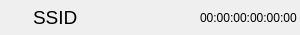
<?xml version="1.0" encoding="UTF-8"?>
<ui version="4.0">
 <class>WifiItem</class>
 <widget class="QWidget" name="WifiItem">
  <property name="geometry">
   <rect>
    <x>0</x>
    <y>0</y>
    <width>300</width>
    <height>35</height>
   </rect>
  </property>
  <property name="minimumSize">
   <size>
    <width>300</width>
    <height>35</height>
   </size>
  </property>
  <property name="maximumSize">
   <size>
    <width>300</width>
    <height>35</height>
   </size>
  </property>
  <property name="windowTitle">
   <string>Form</string>
  </property>
  <property name="styleSheet">
   <string notr="true"/>
  </property>
  <layout class="QHBoxLayout" name="horizontalLayout">
   <property name="spacing">
    <number>0</number>
   </property>
   <property name="leftMargin">
    <number>3</number>
   </property>
   <property name="topMargin">
    <number>0</number>
   </property>
   <property name="rightMargin">
    <number>3</number>
   </property>
   <property name="bottomMargin">
    <number>0</number>
   </property>
   <item>
    <widget class="QFrame" name="ui_signalStrengthFrame">
     <property name="minimumSize">
      <size>
       <width>30</width>
       <height>30</height>
      </size>
     </property>
     <property name="maximumSize">
      <size>
       <width>30</width>
       <height>30</height>
      </size>
     </property>
     <property name="styleSheet">
      <string notr="true">QFrame{border:0px;
background-image:url(:/actions/botguy_wifi3.png);
}</string>
     </property>
     <property name="frameShape">
      <enum>QFrame::NoFrame</enum>
     </property>
     <property name="frameShadow">
      <enum>QFrame::Raised</enum>
     </property>
    </widget>
   </item>
   <item>
    <widget class="QLabel" name="ui_ssidLabel">
     <property name="minimumSize">
      <size>
       <width>125</width>
       <height>0</height>
      </size>
     </property>
     <property name="maximumSize">
      <size>
       <width>200</width>
       <height>16777215</height>
      </size>
     </property>
     <property name="font">
      <font>
       <pointsize>14</pointsize>
      </font>
     </property>
     <property name="frameShape">
      <enum>QFrame::NoFrame</enum>
     </property>
     <property name="text">
      <string>SSID</string>
     </property>
    </widget>
   </item>
   <item>
    <spacer name="horizontalSpacer">
     <property name="orientation">
      <enum>Qt::Horizontal</enum>
     </property>
     <property name="sizeHint" stdset="0">
      <size>
       <width>40</width>
       <height>20</height>
      </size>
     </property>
    </spacer>
   </item>
   <item>
    <widget class="QWidget" name="ui_lockWidget" native="true">
     <property name="minimumSize">
      <size>
       <width>20</width>
       <height>22</height>
      </size>
     </property>
     <property name="maximumSize">
      <size>
       <width>20</width>
       <height>22</height>
      </size>
     </property>
     <property name="styleSheet">
      <string notr="true">QWidget{border:0px;
background-image:url(:/actions/lock.png);
}</string>
     </property>
    </widget>
   </item>
   <item>
    <widget class="QLabel" name="ui_accessPointLabel">
     <property name="maximumSize">
      <size>
       <width>130</width>
       <height>16777215</height>
      </size>
     </property>
     <property name="text">
      <string>00:00:00:00:00:00</string>
     </property>
    </widget>
   </item>
  </layout>
 </widget>
 <resources/>
 <connections/>
</ui>
